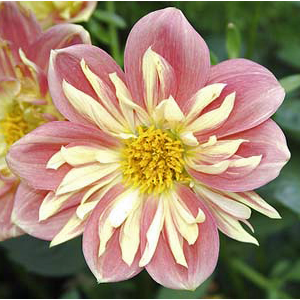
%> input picture Lab1/flower.bmp, 300 x 300 px
$ octave P3.m   (GNU Octave 9; MATLAB toolbox functions it lacks are replaced by stand-ins)
%> lines starting %> are read from the running program, lines starting %| are printed output that depends on the picture
clear;
pkg load image;

p = imread('../Lab1/flower.bmp');
%> p is the input picture: size 300x300x3 uint8; mean R, G, B 162.5, 137.8, 110.2
pgray = rgb2gray(p);
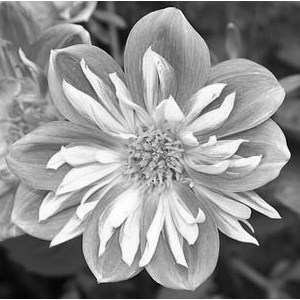
%> pgray: size 300x300 uint8; min 0, max 255, mean 142
gauss = fspecial("gaussian", 3, 1);
[lines, column] = size(gauss);

gradVert = zeros(lines, column);
for i = 1:lines-1
    for j = 1:column
        gradVert(i, j) = gauss(i+1, j) - gauss(i, j);
    endfor
endfor
gradVertImg = conv2(pgray, gradVert);
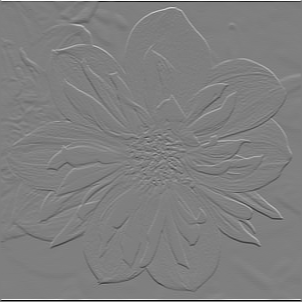
%> gradVertImg: size 302x302 double; min -45.34, max 45.34, mean 0; drawn with min black and max white

figure(1, "name", "horrizontal gradiant");
imshow(gradVertImg, []);


gradHorr = zeros(lines, column);
for i = 1:lines
    for j = 1:column-1
        gradHorr(i, j) = gauss(i, j+1) - gauss(i, j);
    endfor
endfor
gradHorrImg = conv2(pgray, gradHorr);
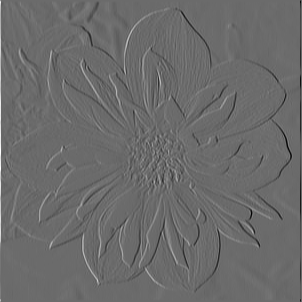
%> gradHorrImg: size 302x302 double; min -29.61, max 40.68, mean 0; drawn with min black and max white
figure(2, "name", "vertial gradiant");
imshow(gradHorrImg, []);
